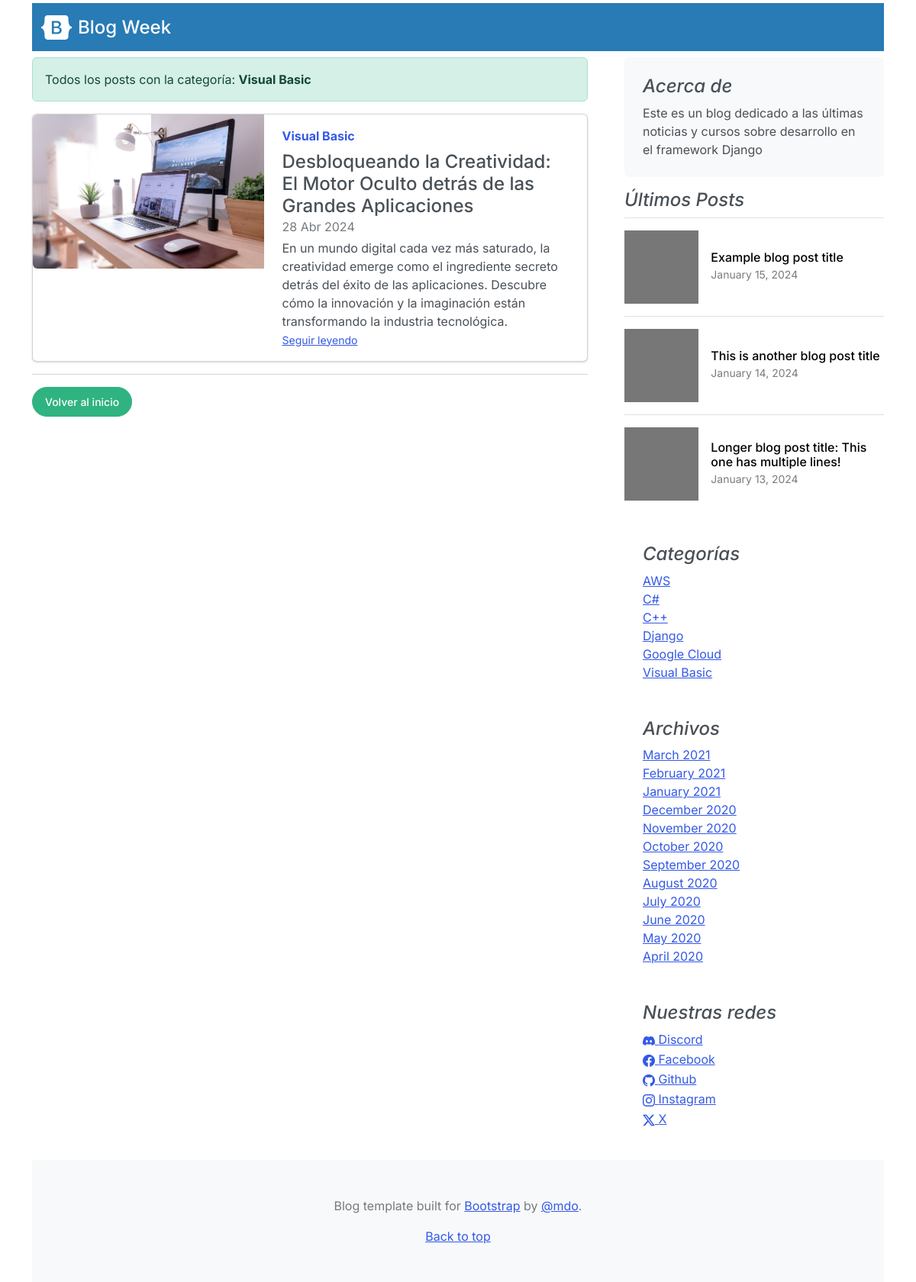
Page /category/2 on the committed database.
### core/models.py (models this page shows, shortened)
class Category(models.Model):
    name = models.CharField(max_length=200, verbose_name="nombre", unique=True)
    active = models.BooleanField(default=True, verbose_name="Activo")
    created = models.DateTimeField(
        auto_now_add=True, verbose_name="Fecha de creación")
    updated = models.DateTimeField(
        auto_now=True, verbose_name="Fecha de modificación")
    class Meta:
        verbose_name = "Categoría"
        verbose_name_plural = "Categorías"
        ordering = ['name']
    def __str__(self) -> str:
        return self.name

class Post(models.Model):
    title = models.CharField(max_length=250, verbose_name="Título")
    excerpt = models.TextField(verbose_name="Bajada")
    content = RichTextField(verbose_name="Contenido")
    image = models.ImageField(
        upload_to="posts", verbose_name="Imagen", null=True, blank=True)
    published = models.BooleanField(default=False, verbose_name="Publicado")
    created = models.DateTimeField(
        auto_now_add=True, verbose_name="Fecha de creación")
    updated = models.DateTimeField(
        auto_now=True, verbose_name="Fecha de modificación")
    category = models.ForeignKey(
        Category, on_delete=models.CASCADE, verbose_name="Categoría", related_name="get_posts")
    author = models.ForeignKey(
        Author, on_delete=models.CASCADE, verbose_name="Autor", related_name="get_posts")
    tags = models.ManyToManyField(Tag, verbose_name="Etiquetas")
    class Meta:
        verbose_name = "Publicación"
        verbose_name_plural = "Publicaciones"
        ordering = ['title']

class About(models.Model):
    description = models.CharField(max_length=350, verbose_name="Descripción")
    created = models.DateTimeField(
        auto_now_add=True, verbose_name="Fecha de creación")
    updated = models.DateTimeField(
        auto_now=True, verbose_name="Fecha de modificación")
    class Meta:
        verbose_name = "Acerca de"
        verbose_name_plural = "Acerca de nosotros"
        ordering = ['created']
    def __str__(self) -> str:
        return self.description

class Link(models.Model):
    key = models.CharField(max_length=100, verbose_name="Key Link")
    name = models.CharField(max_length=120, verbose_name="Red Social")
    url = models.URLField(max_length=350, blank=True,
                          null=True, verbose_name="Enlace")
    icon = models.CharField(max_length=100, blank=True,
                            null=True, verbose_name="Icono")
    created = models.DateTimeField(
        auto_now_add=True, verbose_name="Fecha de Creación")
    updated = models.DateTimeField(
        auto_now=True, verbose_name="Fecha de modificación")
    class Meta:
        verbose_name = "Red Social"
        verbose_name_plural = "Redes Sociales"
        ordering = ['name']
    def __str__(self) -> str:
        return self.name

### core/views.py (the view)
# urls.py: path("category/<int:category_id>", category, name="category"),
def category(request, category_id):
    try:
        category = get_object_or_404(Category, id=category_id)
        return render(request, "core/category.html", {"category": category})
    except:
        return render (request, "core/404.html")

### core/processors.py (called while the page is built)
def ctx_dic_about(request):
    ctx_about = {}
    ctx_about['ABOUT'] = About.objects.latest('created') # BUSCA EL ULTIMO CAMPO CREADO EN ABOUT (DE ACUERDO A LA FECHA DE CREACIÓN)
    return ctx_about

def ctx_dic_category(request):
    ctx_category = {}
    ctx_category['categories'] = Category.objects.filter(active=True)
    return ctx_category

def ctx_dic_link(request):
    ctx_link = {}
    links = Link.objects.all()
    for link in links:
        ctx_link[link.key] = {'url': link.url,
                                'icon': link.icon}
    print(ctx_link)
    return ctx_link

def ctx_dic_link2(request):
    ctx_link2 = {}
    ctx_link2['redes_sociales'] = Link.objects.all()
    print(ctx_link2)
    return ctx_link2

### core/templates/core/category.html
{% extends "core/base.html" %}
{% load static %}
{% block content %}
<div class="alert alert-success" role="alert">
    Todos los posts con la categoría: <strong>{{ category.name }}</strong>
</div>
    {% for post in category.get_posts.all %}
    <div class="card mb-3">
        <div class="row g-0">
            <div class="col-md-5">
                <img src={{ post.image.url }} class="img-fluid rounded-start" alt="...">
            </div>
            <div class="col-md-7">
                <div class="card-body">
                    <strong class="d-inline-block mb-2 text-primary">{{ post.category }}</strong>
                    <h4 class="mb-0">{{ post.title }}</h4>
                    <div class="mb-1 text-muted">{{ post.created|date:"d M Y" }}</div>
                    <p class="card-text mb-auto">{{ post.excerpt }}</p>
                    <p class="card-text"><small class="text-muted"><a href={% url "post" post.id %}
                                class="stretched-link">Seguir
                                leyendo</a></small></p>
                </div>
            </div>
        </div>
    </div>
    {% empty %}
        <div class="alert alert-danger" role="alert">
            <strong>No hay posts con la categoría: {{ category.name }}</strong>
        </div>
    {% endfor %}
    <hr>
    {% if request.path != '/' %}
    <div class="my-3">
        <a class="btn btn-success rounded-pill" href={% url "home" %}>Volver al inicio</a>
    </div>
    {% endif %}
{% endblock %}

### core/templates/core/base.html (shortened to what this page needs)
<!DOCTYPE html>
<html lang="es">
<head>
    <link rel="stylesheet" href="https://cdn.jsdelivr.net/npm/bootstrap-icons@1.11.3/font/bootstrap-icons.min.css">
    {% load static %}
    <link href={% static "core/css/bootstrap.min.css" %} rel="stylesheet">
    <link href={% static "css/blog.css" %} rel="stylesheet">
</head>
<body>
    <div class="container">
        <nav class="mt-1 navbar navbar-expand-lg bg-info" data-bs-theme="dark">
            <div class="container-fluid">
                <a href="/"
                    class="d-flex align-items-center mb-3 mb-md-0 me-md-auto link-body-emphasis text-decoration-none">
                    <img class="bi me-2" width="40" height="32" src={% static "core/img/bootstrap-logo-white.svg" %}
                        alt="">
                    <span class="fs-4">Blog Week</span>
                </a>
            </div>
        </nav>
        <main class="mt-2">
            <div class="row g-5">
                <div class="col-md-8">
                    {% block content %} {% endblock %}
                </div>
                <aside class="col-md-4">
                    <div class="position-sticky" style="top: 2rem;">
                        <div class="p-4 mb-3 bg-body-tertiary rounded">
                            <h4 class="fst-italic">Acerca de</h4>
                            <p class="mb-0">{{ ABOUT }}</p>
                        </div>
                        <div>
                            <h4 class="fst-italic">Últimos Posts</h4>
                            <ul class="list-unstyled">
                                <li>
                                    <a class="d-flex flex-column flex-lg-row gap-3 align-items-start align-items-lg-center py-3 link-body-emphasis text-decoration-none border-top"
                                        href="#">
                                        <svg class="bd-placeholder-img" width="100%" height="96"
                                            xmlns="http://www.w3.org/2000/svg" aria-hidden="true"
                                            preserveAspectRatio="xMidYMid slice" focusable="false">
                                            <rect width="100%" height="100%" fill="#777" />
                                        </svg>
                                        <div class="col-lg-8">
                                            <h6 class="mb-0">Example blog post title</h6>
                                            <small class="text-body-secondary">January 15, 2024</small>
                                        </div>
                                    </a>
                                </li>
                                <li>
                                    <a class="d-flex flex-column flex-lg-row gap-3 align-items-start align-items-lg-center py-3 link-body-emphasis text-decoration-none border-top"
                                        href="#">
                                        <svg class="bd-placeholder-img" width="100%" height="96"
                                            xmlns="http://www.w3.org/2000/svg" aria-hidden="true"
                                            preserveAspectRatio="xMidYMid slice" focusable="false">
                                            <rect width="100%" height="100%" fill="#777" />
                                        </svg>
                                        <div class="col-lg-8">
                                            <h6 class="mb-0">This is another blog post title</h6>
                                            <small class="text-body-secondary">January 14, 2024</small>
                                        </div>
                                    </a>
                                </li>
                                <li>
                                    <a class="d-flex flex-column flex-lg-row gap-3 align-items-start align-items-lg-center py-3 link-body-emphasis text-decoration-none border-top"
                                        href="#">
                                        <svg class="bd-placeholder-img" width="100%" height="96"
                                            xmlns="http://www.w3.org/2000/svg" aria-hidden="true"
                                            preserveAspectRatio="xMidYMid slice" focusable="false">
                                            <rect width="100%" height="100%" fill="#777" />
                                        </svg>
                                        <div class="col-lg-8">
                                            <h6 class="mb-0">Longer blog post title: This one has multiple lines!</h6>
                                            <small class="text-body-secondary">January 13, 2024</small>
                                        </div>
                                    </a>
                                </li>
                            </ul>
                        </div>
                        <div class="p-4">
                            <h4 class="fst-italic">Categorías</h4>
                            <ol class="list-unstyled mb-0">
                                {% for item in categories %}
                                    <li><a href={% url "category" item.id %}>{{item.name}}</a></li>
                                {% endfor %}
                            </ol>
                        </div>
                        <div class="p-4">
                            <h4 class="fst-italic">Archivos</h4>
                            <ol class="list-unstyled mb-0">
                                <li><a href="#">March 2021</a></li>
                                <li><a href="#">February 2021</a></li>
                                <li><a href="#">January 2021</a></li>
                                <li><a href="#">December 2020</a></li>
                                <li><a href="#">November 2020</a></li>
                                <li><a href="#">October 2020</a></li>
                                <li><a href="#">September 2020</a></li>
                                <li><a href="#">August 2020</a></li>
                                <li><a href="#">July 2020</a></li>
                                <li><a href="#">June 2020</a></li>
                                <li><a href="#">May 2020</a></li>
                                <li><a href="#">April 2020</a></li>
                            </ol>
                        </div>
                        <div class="p-4">
                            <h4 class="fst-italic">Nuestras redes</h4>
                            <ol class="list-unstyled">
                                {% for item in redes_sociales %}
                                    {% if item.url %}
                                        <li><a href={{ item.url }}><i class="{{ item.icon }}"></i> {{ item.name }}</a></li>
                                    {% endif %}
                                {% endfor%}
                            </ol>
                        </div>
                    </div>
                </aside>
            </div>
        </main>
        <footer class="py-5 text-center text-body-secondary bg-body-tertiary">
            <p>Blog template built for <a href="https://getbootstrap.com/">Bootstrap</a> by <a
                    href="https://twitter.com/mdo">@mdo</a>.</p>
            <p class="mb-0">
                <a href="#">Back to top</a>
            </p>
        </footer>
    </div>
</body>
</html>

### core/static/core/css/blog.css (style rules this page uses)
.bd-placeholder-img { font-size: 1.125rem; text-anchor: middle; -webkit-user-select: none; -moz-user-select: none; user-select: none; }
.bi { vertical-align: -.125em; fill: currentColor; }

### rows in the picture
Category: name "Visual Basic"
Post: image (picture), category "Visual Basic", title "Desbloqueando la Creatividad: El Motor Oculto detrás de las Grandes Aplicaciones", created "28 Abr 2024", excerpt "En un mundo digital cada vez más saturado, la creatividad emerge como el ingrediente secreto detrás del éxito de las aplicaciones. Descubre cómo la innovación y la imaginación están transformando la industria tecnológica."
About: description "Este es un blog dedicado a las últimas noticias y cursos sobre desarrollo en el framework Django"
Category: name "AWS"
Category: name "C#"
Category: name "C++"
Category: name "Django"
Category: name "Google Cloud"
Link: name "Discord"
Link: name "Facebook"
Link: name "Github"
Link: name "Instagram"
Link: name "X"
